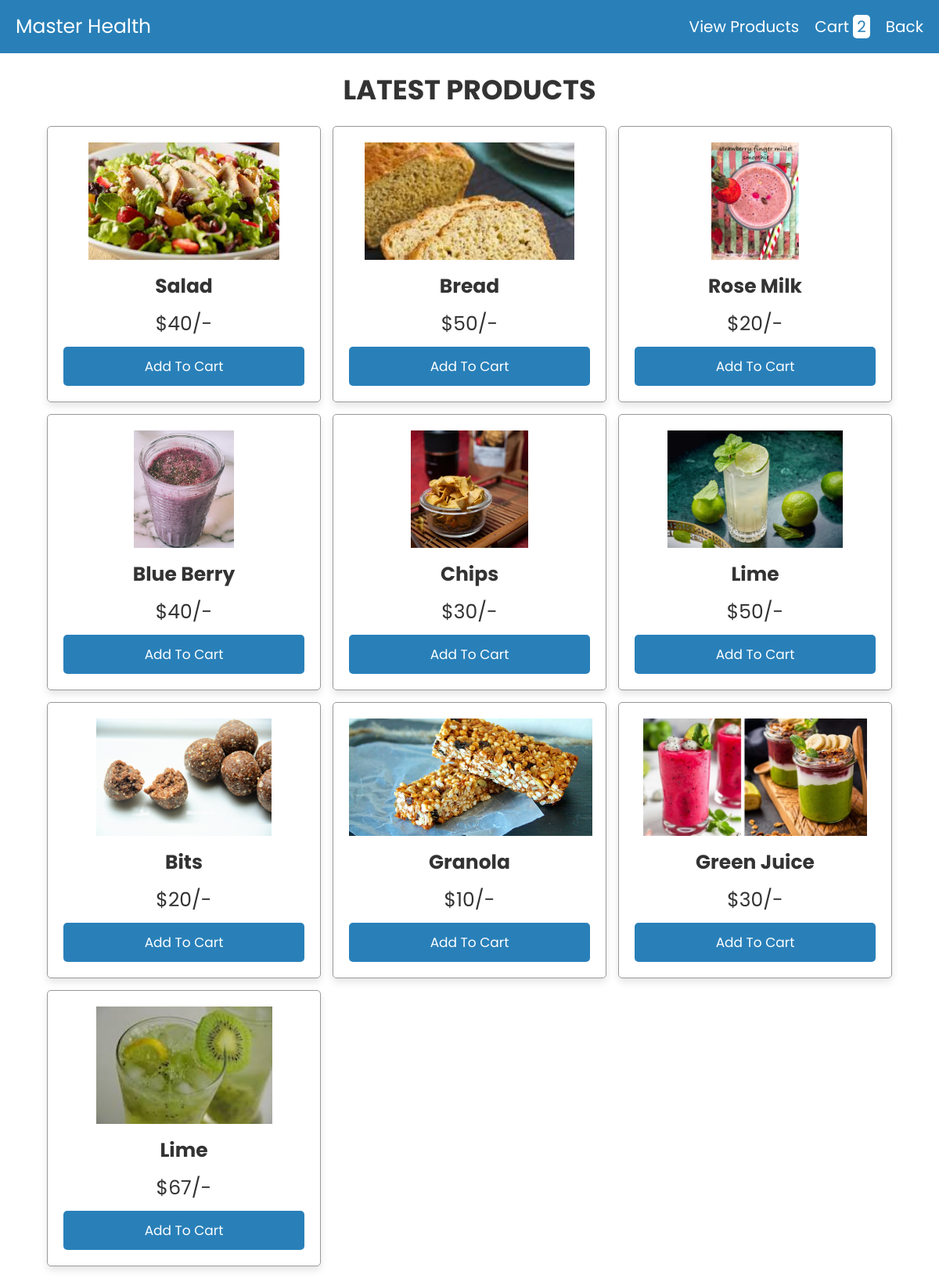
/products.php, run on the app's committed database.
### tables this page shows
CREATE TABLE `food` (
  `id` int(11) NOT NULL,
  `fname` varchar(20) NOT NULL,
  `des` varchar(30) NOT NULL,
  `price` int(11) NOT NULL,
  `img` longblob NOT NULL,
  `category` varchar(10) NOT NULL
);

### products.php (the view, shortened to what this page needs)
<?php
@include 'db.php';
?>
<!DOCTYPE html>
<html lang="en">
<head>
   <link rel="stylesheet" href="https://cdnjs.cloudflare.com/ajax/libs/font-awesome/6.0.0/css/all.min.css">
   <link rel="stylesheet" href="css/style.css">
</head>
<body>
<?php include 'header.php'; ?>
<div class="container">
<section class="products">
   <h1 class="heading">latest products</h1>
   <div class="box-container">
      <?php
      $select_products = mysqli_query($conn, "SELECT * FROM `food`");
      if(mysqli_num_rows($select_products) > 0){
         while($fetch_product = mysqli_fetch_assoc($select_products)){
      ?>
      <form action="" method="post">
         <div class="box">
            <img src="uploaded_img/<?php echo $fetch_product['img']; ?>" alt="">
            <h3><?php echo $fetch_product['fname']; ?></h3>
            <div class="price">$<?php echo $fetch_product['price']; ?>/-</div>
            <input type="submit" class="btn" value="add to cart" name="add_to_cart">
         </div>
      </form>
      <?php
         };
      };
      ?>
   </div>
</section>
</div>
</body>
</html>

### css/style.css (style rules this page uses)
:root { --blue:#2980b9; --red:tomato; --orange:orange; --black:#333; --white:#fff; --bg-color:#eee; --dark-bg:rgba(0,0,0,.7); --box-shadow:0 .5rem 1rem rgba(0,0,0,.1); --border:.1rem solid #999; }
* { font-family: 'Poppins', sans-serif; margin:0; padding:0; box-sizing: border-box; outline: none; border:none; text-decoration: none; text-transform: capitalize; }
html { font-size: 62.5%; overflow-x: hidden; }
.container { max-width: 1200px; margin:0 auto; }
section { padding:2rem; }
.heading { text-align: center; font-size: 3.5rem; text-transform: uppercase; color:var(--black); margin-bottom: 2rem; }
.btn, .option-btn, .delete-btn { display: block; width: 100%; text-align: center; background-color: var(--blue); color:var(--white); font-size: 1.7rem; padding:1.2rem 3rem; border-radius: .5rem; cursor: pointer; margin-top: 1rem; }
.products .box-container { display: grid; grid-template-columns: repeat(auto-fit, 35rem); gap:1.5rem; justify-content: center; }
.products .box-container .box { text-align: center; padding:2rem; box-shadow: var(--box-shadow); border:var(--border); border-radius: .5rem; }
.products .box-container .box img { height: 15rem; width:auto; }
.products .box-container .box h3 { margin:1rem 0; font-size: 2.5rem; color:var(--black); }
.products .box-container .box .price { font-size: 2.5rem; color:var(--black); }

### data on the page
food: img (picture), fname "Salad", price "40"
food: img (picture), fname "Bread", price "50"
food: img (picture), fname "Rose Milk", price "20"
food: img (picture), fname "Blue Berry", price "40"
food: img (picture), fname "Chips", price "30"
food: img (picture), fname "Lime", price "50"
food: img (picture), fname "Bits", price "20"
food: img (picture), fname "Granola", price "10"
food: img (picture), fname "Green Juice", price "30"
food: img (picture), fname "Lime", price "67"

### other printed values
$row_count "2"
